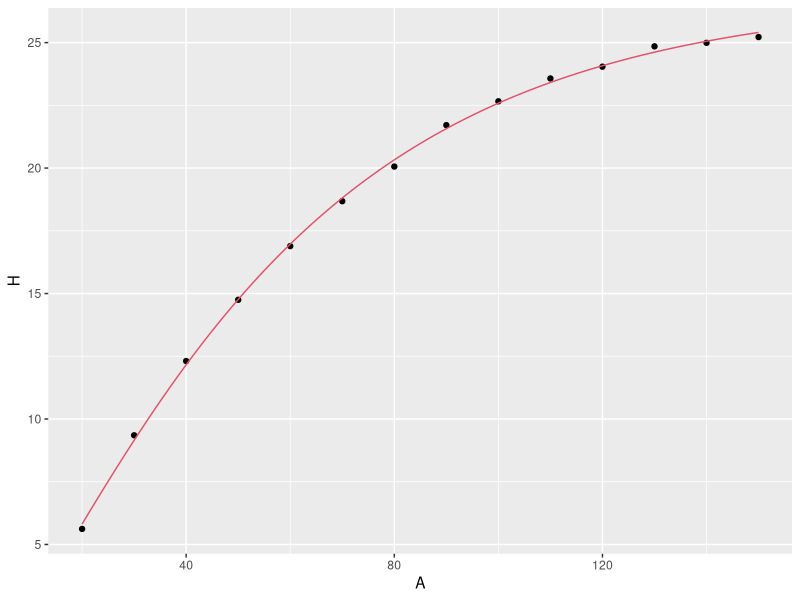
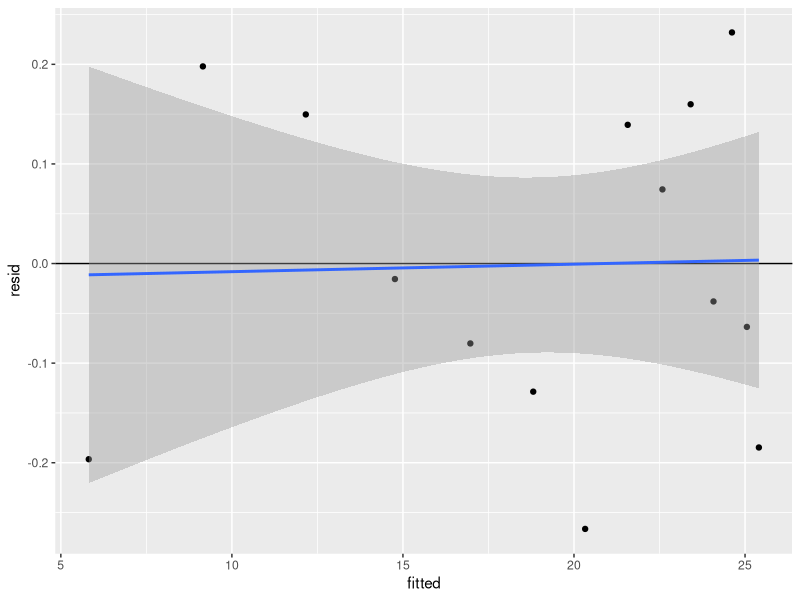

Source code (R) for these figures, in order:
## ---- chunk 1
# Laadime peatükis kasutatavad paketid
library(dplyr)
library(readxl)
library(ggplot2)
library(broom)
## ---- chunk 2
# Laadime andmed sisse failist ning
# filtreerime välja puud, mille h > 0
andmed <- read_excel("data/naited.xlsx","PH_MA")
## ---- chunk 3
# Määratleme mudeli funktsioon
kasvuMudel <- function(A, c0, c1, c2) {
 c0 * (1 - exp(-c1 * A/100))^c2
}
## ---- chunk 4
# Omista algväärtused parameetritele
alg_param <- list(c0 = 20, c1 = 2, c2 = 1)
## ---- chunk 5
# Sobita mudel andmetele
mudel <- nls(H ~ kasvuMudel(A, c0, c1, c2), data = andmed, start = alg_param)

## ---- chunk 6
# Vaata mudeli kokkuvõtet
summary(mudel)

## ---- chunk 7

ggplot(andmed, aes(x = A, y = H)) +
  geom_point() +
  stat_function(
    fun = function(x)
      predict(mudel, newdata = data.frame(A = x)),
    color = 2
  ) 

## ---- chunk 8

ggplot(data.frame(fitted = fitted(mudel), resid = resid(mudel)),
       aes(x = fitted, y = resid)) +
  geom_point() +
  geom_hline(yintercept = 0) +
  geom_smooth(method = "gam", formula = y ~ s(x))  # Lisab sujuva joone GAM mudeli abil

